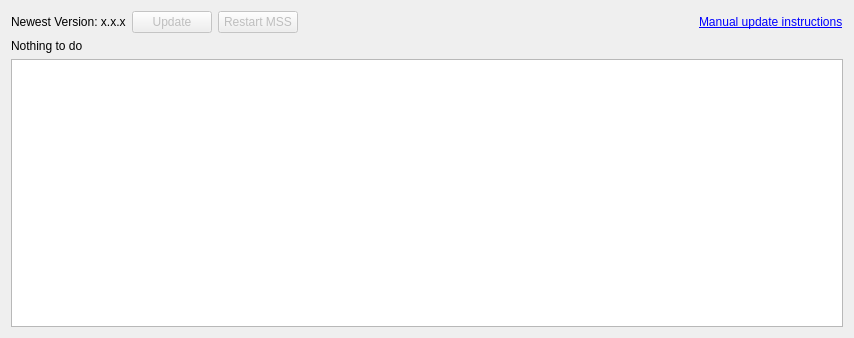
<?xml version="1.0" encoding="UTF-8"?>
<ui version="4.0">
 <class>Updater</class>
 <widget class="QDialog" name="Updater">
  <property name="windowModality">
   <enum>Qt::NonModal</enum>
  </property>
  <property name="geometry">
   <rect>
    <x>0</x>
    <y>0</y>
    <width>854</width>
    <height>338</height>
   </rect>
  </property>
  <property name="windowTitle">
   <string>Updater</string>
  </property>
  <layout class="QVBoxLayout" name="verticalLayout">
   <item>
    <layout class="QHBoxLayout" name="horizontalLayout">
     <item>
      <widget class="QLabel" name="labelVersion">
       <property name="text">
        <string>Newest Version: x.x.x</string>
       </property>
      </widget>
     </item>
     <item>
      <widget class="QPushButton" name="btUpdate">
       <property name="enabled">
        <bool>false</bool>
       </property>
       <property name="text">
        <string>Update</string>
       </property>
      </widget>
     </item>
     <item>
      <widget class="QPushButton" name="btRestart">
       <property name="enabled">
        <bool>false</bool>
       </property>
       <property name="text">
        <string>Restart MSS</string>
       </property>
      </widget>
     </item>
     <item>
      <spacer name="horizontalSpacer">
       <property name="orientation">
        <enum>Qt::Horizontal</enum>
       </property>
       <property name="sizeHint" stdset="0">
        <size>
         <width>40</width>
         <height>20</height>
        </size>
       </property>
      </spacer>
     </item>
     <item>
      <widget class="QLabel" name="label">
       <property name="text">
        <string>&lt;html&gt;&lt;head/&gt;&lt;body&gt;&lt;p&gt;&lt;a href=&quot;https://mss.readthedocs.io/en/stable/installation.html#install&quot;&gt;&lt;span style=&quot; text-decoration: underline; color:#0000ff;&quot;&gt;Manual update instructions&lt;/span&gt;&lt;/a&gt;&lt;/p&gt;&lt;/body&gt;&lt;/html&gt;</string>
       </property>
       <property name="openExternalLinks">
        <bool>true</bool>
       </property>
      </widget>
     </item>
    </layout>
   </item>
   <item>
    <widget class="QLabel" name="statusLabel">
     <property name="text">
      <string>Nothing to do</string>
     </property>
    </widget>
   </item>
   <item>
    <widget class="QPlainTextEdit" name="output">
     <property name="font">
      <font>
       <family>Sans Serif</family>
       <stylestrategy>PreferDefault</stylestrategy>
      </font>
     </property>
     <property name="lineWrapMode">
      <enum>QPlainTextEdit::NoWrap</enum>
     </property>
     <property name="readOnly">
      <bool>true</bool>
     </property>
     <property name="plainText">
      <string/>
     </property>
     <property name="centerOnScroll">
      <bool>false</bool>
     </property>
    </widget>
   </item>
  </layout>
 </widget>
 <resources/>
 <connections/>
</ui>
